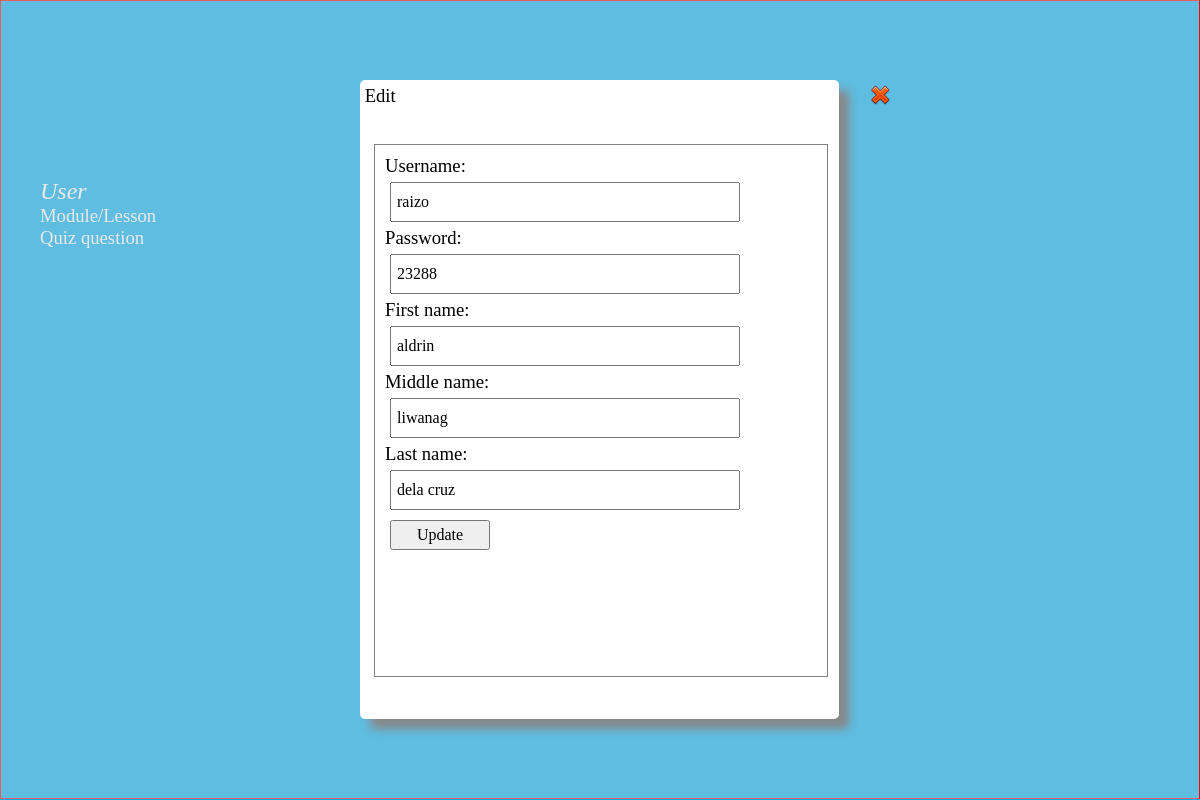
/navigator/a.php?id=11, run on the app's committed database.
### tables this page shows
CREATE TABLE `user` (
  `id` int(10) unsigned NOT NULL AUTO_INCREMENT,
  `uname` varchar(45) NOT NULL,
  `password` varchar(45) NOT NULL,
  `fname` varchar(45) NOT NULL,
  `mname` varchar(45) NOT NULL,
  `lname` varchar(45) NOT NULL,
  `specs` varchar(45) NOT NULL,
  PRIMARY KEY (`id`)
);

### navigator/a.php (the view, shortened to what this page needs)
<html>
	<head>
				<link rel = "stylesheet" href = "../../styles/home-style2.css" type = "text/css"/>
	</head>
	<body>
		<div id = "main">
			<div id = "left-navi">
				<ul>
					<li><a href = "admin-home.php"  id="selected">User</a></li>
					<li><a href = "module.php" >Module/Lesson</a></li>
					<li><a href = "quiz.php" >Quiz question</a></li>
				</ul>
			</div>
			<div id = "middle-content">
				<div id = "search">
			</div>
			</div>
			<div id = "right"></div>
		</div>
		<div id = "body">
		<div id = "edit-view">
			<div id="head">Edit</div>
			<div id="content">
			<form action="edit-uset.php" method="post">
			<?php
			$user_id = $_GET['id'];
			$result=mysql_query("SELECT * FROM user where id = ".$user_id."");
				while($row = mysql_fetch_array($result))
				  {
			echo "<input type=\"text\" value=\"".$row['id']."\" name = \"uid\" id = \"hidden\"/>".
				"Username: <br />".
				"<input type=\"text\" value=\"".$row['uname']."\" name=\"uname\" class=\"text-input\" /><br />".
				"Password: <br />".
				"<input type=\"text\" value=\"".$row['password']."\" name=\"password\" class=\"text-input\" /><br />".
				"First name: <br />".
				"<input type=\"text\" value=\"".$row['fname']."\" name=\"fname\" class=\"text-input\" /><br />".
				"Middle name: <br />".
				"<input type=\"text\" value=\"".$row['mname']."\" name=\"mname\" class=\"text-input\" /><br />".
				"Last name: <br />".
				"<input type=\"text\" value=\"".$row['lname']."\" name=\"lname\" class=\"text-input\" /><br />";
				  }
				?>
				<input type = "submit" value = "Update" id = "update"/>
				</form>
				</div>
			<a href="../admin-home.php" id ="close"></a>
		</div>
		</div>
	</body>
</html>

### styles/home-style2.css (style rules this page uses)
body { margin: 0px; padding: 0px; background-color: 00aff0; }
#main { border: 1px solid red; width: 99.8%; min-height: 99.6%; }
#left-navi { width: 19.8%; min-height: 78.5%; position: absolute; top:20.2%; left:0%; }
#left-navi > ul > li { list-style: none; text-decoration: none; font-size: 14pt; font-family: BrowalliaUPC; }
#left-navi > ul > li > a { text-decoration: none; color: white; }
#selected { font-size: 18pt; font-style:italic; }
#middle-content { border-left: 1px solid dddada; border-right: 1px solid dddada; width: 60.5%; min-height: 78%; position: relative; top: 20%; left:20%; }
#right { width: 19%; min-height: 78.5%; position: absolute; top: 20.2%; left:80.7%; }
#search { position: relative; width: 90%; height: 50%; top: 10%; left: 5%; overflow: scroll; font-family: BrowalliaUPC; color: white; }

### navigator/a.php (style rules this page uses)
#body { background-image:url("../../images/design/bg-edit.png"); position: absolute; top: 0px; left: 0px; width: 99.9%; height: 99.9%; }
#edit-view { position: absolute; top: 10%; left: 30%; width: 40%; height: 80%; background-color: white; border-radius: 5px 5px; box-shadow: 10px 10px 10px #888888; }
#head { height: 30px; font-size: 14pt; font-family: Tahoma; padding: 5px; }
#content { font-size: 14pt; font-family: Tahoma; border: 1px solid gray; height: 80%; width: 90%; position: absolute; top: 10%; left: 3%; padding: 10px; overflow: scroll; }
.text-input { height: 40px; width: 350px; margin: 5px; font-family: Tahoma; font-size: 12pt; padding-left:5px; }
#close { position: absolute; top:5px; left:510px; width: 20px; height: 21px; background-image:url("../../images/icon/close-icon.png"); }
#update { font-family: Tahoma; font-size: 12pt; margin: 5px; width: 100px; height: 30px; }

### data on the page
user: uname "raizo", password "23288", fname "aldrin", mname "liwanag", lname "dela cruz"
